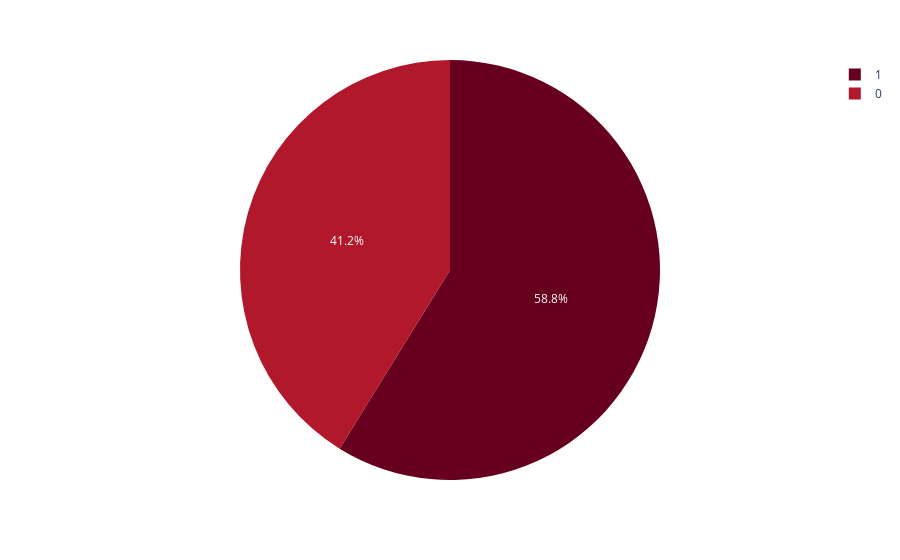

Here is the notebook cell this chart was saved with:
### Code cell
# The percentage of average price on each type
fig_1 = px.pie(Avos, values='AveragePrice', names='type', color_discrete_sequence=px.colors.sequential.RdBu)
fig_1.show()

### Figure 1 — Plotly figure (JSON) as saved in the notebook; plotly's stock layout.template omitted (floating-point values rounded to 4 significant figures; data arrays with more than 128 entries replaced by an {"elided": "..."} marker saying what was removed)
{"data": [{"domain": {"x": [0, 1], "y": [0, 1]}, "hovertemplate": "type=%{label}<br>AveragePrice=%{value}<extra></extra>", "labels": {"elided": "18249 int values"}, "legendgroup": "", "name": "", "showlegend": true, "type": "pie", "values": {"elided": "18249 float values"}}], "layout": {"legend": {"tracegroupgap": 0}, "margin": {"t": 60}, "piecolorway": ["rgb(103,0,31)", "rgb(178,24,43)", "rgb(214,96,77)", "rgb(244,165,130)", "rgb(253,219,199)", "rgb(247,247,247)", "rgb(209,229,240)", "rgb(146,197,222)", "rgb(67,147,195)", "rgb(33,102,172)", "rgb(5,48,97)"]}}
